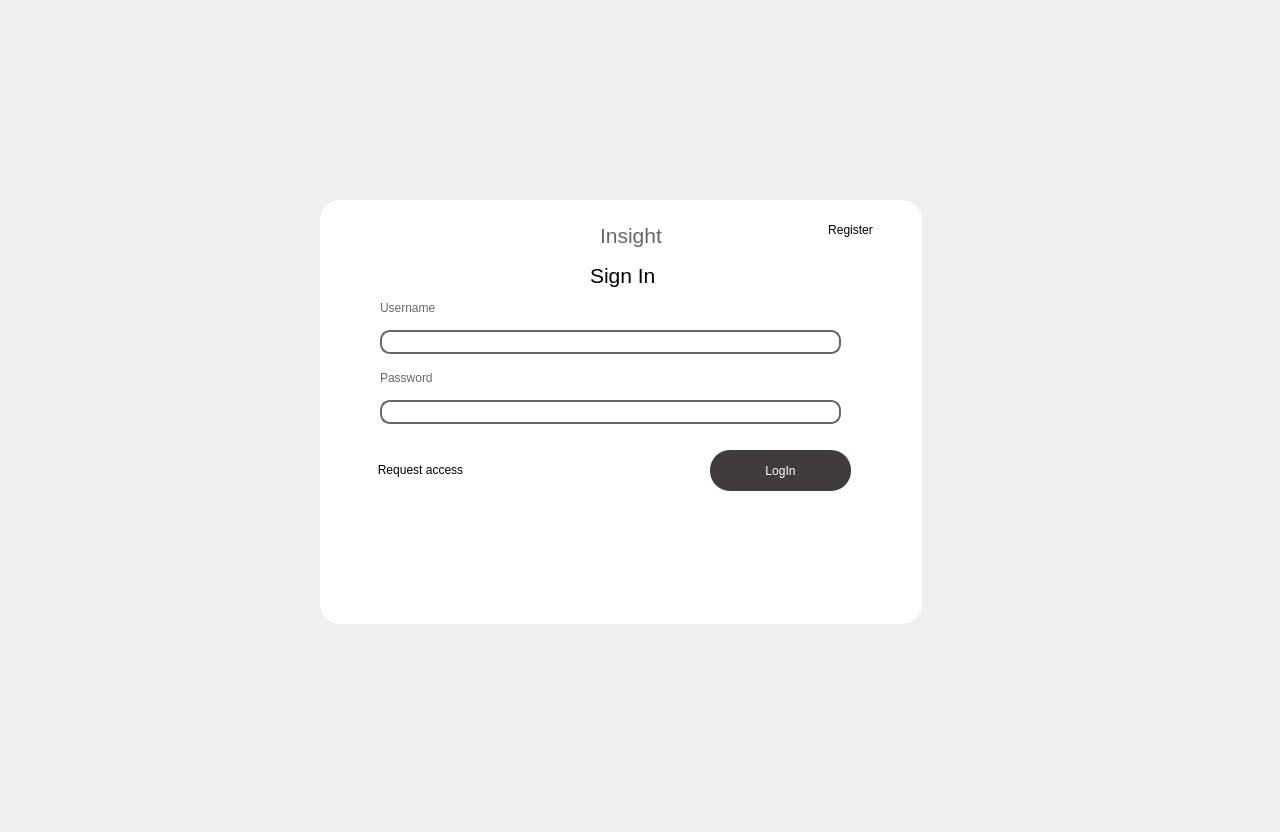
<?xml version="1.0" encoding="UTF-8"?>
<ui version="4.0">
 <class>LogIn</class>
 <widget class="QWidget" name="LogIn">
  <property name="enabled">
   <bool>true</bool>
  </property>
  <property name="geometry">
   <rect>
    <x>0</x>
    <y>0</y>
    <width>1280</width>
    <height>832</height>
   </rect>
  </property>
  <property name="sizePolicy">
   <sizepolicy hsizetype="Preferred" vsizetype="Preferred">
    <horstretch>0</horstretch>
    <verstretch>0</verstretch>
   </sizepolicy>
  </property>
  <property name="minimumSize">
   <size>
    <width>1280</width>
    <height>832</height>
   </size>
  </property>
  <property name="maximumSize">
   <size>
    <width>1280</width>
    <height>832</height>
   </size>
  </property>
  <property name="windowTitle">
   <string>Form</string>
  </property>
  <widget class="QWidget" name="widget" native="true">
   <property name="geometry">
    <rect>
     <x>320</x>
     <y>200</y>
     <width>602</width>
     <height>424</height>
    </rect>
   </property>
   <property name="styleSheet">
    <string notr="true">QWidget
{
background-color: white;
border-radius: 20px;
}</string>
   </property>
   <widget class="QLabel" name="username_LA">
    <property name="geometry">
     <rect>
      <x>60</x>
      <y>100</y>
      <width>61</width>
      <height>16</height>
     </rect>
    </property>
    <property name="styleSheet">
     <string notr="true">QLabel
{
	color: rgb(103, 103, 103);
}</string>
    </property>
    <property name="text">
     <string>Username</string>
    </property>
   </widget>
   <widget class="QLabel" name="password_LA">
    <property name="geometry">
     <rect>
      <x>60</x>
      <y>170</y>
      <width>58</width>
      <height>16</height>
     </rect>
    </property>
    <property name="styleSheet">
     <string notr="true">QLabel
{
	color: rgb(103, 103, 103);
}</string>
    </property>
    <property name="text">
     <string>Password</string>
    </property>
   </widget>
   <widget class="QLineEdit" name="username_LE">
    <property name="geometry">
     <rect>
      <x>60</x>
      <y>130</y>
      <width>461</width>
      <height>24</height>
     </rect>
    </property>
    <property name="styleSheet">
     <string notr="true">QLineEdit
{
border: 2px solid rgb(103,103,103);
border-radius:10px;
color:black;
}</string>
    </property>
   </widget>
   <widget class="QLineEdit" name="password_LE">
    <property name="geometry">
     <rect>
      <x>60</x>
      <y>200</y>
      <width>461</width>
      <height>24</height>
     </rect>
    </property>
    <property name="styleSheet">
     <string notr="true">QLineEdit
{
border: 2px solid rgb(103,103,103);
border-radius:10px;
color: black;
}</string>
    </property>
    <property name="echoMode">
     <enum>QLineEdit::Password</enum>
    </property>
   </widget>
   <widget class="QPushButton" name="logIn_PB">
    <property name="geometry">
     <rect>
      <x>390</x>
      <y>250</y>
      <width>141</width>
      <height>41</height>
     </rect>
    </property>
    <property name="styleSheet">
     <string notr="true">QPushButton
{
background-color: rgb(65,60,60);
border-radius:20px;
color:white;
}</string>
    </property>
    <property name="text">
     <string>LogIn</string>
    </property>
   </widget>
   <widget class="QLabel" name="logo_LA">
    <property name="geometry">
     <rect>
      <x>200</x>
      <y>10</y>
      <width>71</width>
      <height>51</height>
     </rect>
    </property>
    <property name="styleSheet">
     <string notr="true">image: url(:/Resources/Images/logo-color 1.png);</string>
    </property>
    <property name="text">
     <string/>
    </property>
   </widget>
   <widget class="QLabel" name="team_LA">
    <property name="geometry">
     <rect>
      <x>280</x>
      <y>20</y>
      <width>71</width>
      <height>31</height>
     </rect>
    </property>
    <property name="font">
     <font>
      <pointsize>16</pointsize>
     </font>
    </property>
    <property name="styleSheet">
     <string notr="true">QLabel
{
	color: rgb(103, 103, 103);
}</string>
    </property>
    <property name="text">
     <string>Insight</string>
    </property>
   </widget>
   <widget class="QLabel" name="signIn_LA">
    <property name="geometry">
     <rect>
      <x>270</x>
      <y>60</y>
      <width>81</width>
      <height>31</height>
     </rect>
    </property>
    <property name="font">
     <font>
      <pointsize>16</pointsize>
     </font>
    </property>
    <property name="styleSheet">
     <string notr="true">QLabel
{
	color: black;
}</string>
    </property>
    <property name="text">
     <string>Sign In</string>
    </property>
   </widget>
   <widget class="QPushButton" name="register_PB">
    <property name="geometry">
     <rect>
      <x>500</x>
      <y>20</y>
      <width>61</width>
      <height>20</height>
     </rect>
    </property>
    <property name="styleSheet">
     <string notr="true">QPushButton
{
background-color: transparent;
color:black;
}</string>
    </property>
    <property name="text">
     <string>Register</string>
    </property>
   </widget>
   <widget class="QPushButton" name="requestAcess_PB">
    <property name="geometry">
     <rect>
      <x>50</x>
      <y>260</y>
      <width>101</width>
      <height>20</height>
     </rect>
    </property>
    <property name="sizePolicy">
     <sizepolicy hsizetype="Minimum" vsizetype="Fixed">
      <horstretch>0</horstretch>
      <verstretch>0</verstretch>
     </sizepolicy>
    </property>
    <property name="styleSheet">
     <string notr="true">QPushButton
{
background-color: transparent;
color:black;
}</string>
    </property>
    <property name="text">
     <string>Request access</string>
    </property>
   </widget>
  </widget>
 </widget>
 <resources/>
 <connections/>
</ui>
